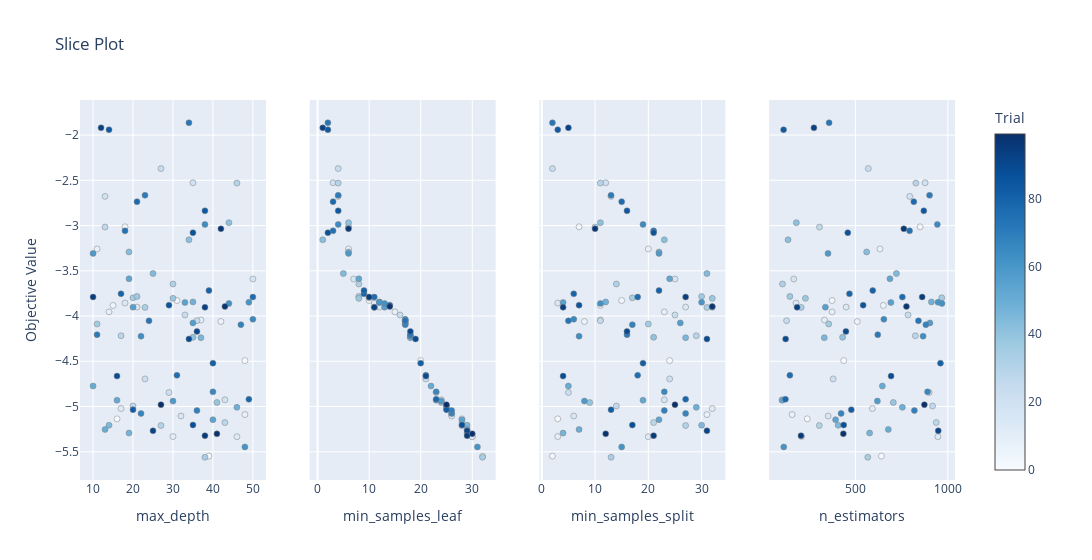

The notebook cell this image was saved under:
### Code cell
optuna.visualization.plot_slice(
    study, params=["n_estimators", "max_depth", "min_samples_leaf", "min_samples_split"]
)
